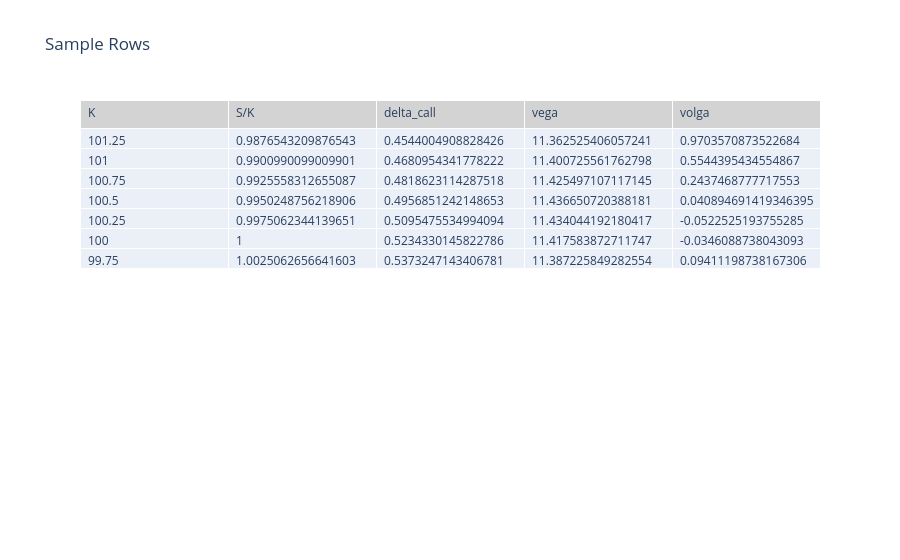

The notebook cell this image was saved under:
### Code cell
strikes = np.linspace(80, 120, 161)
rows = []

for k in strikes:
    delta_call = bs_delta(S, k, T, r, sigma, "call")
    vega = bs_vega(S, k, T, r, sigma)
    volga = bs_volga(S, k, T, r, sigma)

    rows.append(
        {
            "K": k,
            "S/K": S / k,
            "delta_call": delta_call,
            "vega": vega,
            "volga": volga,
        }
    )

df = pd.DataFrame(rows).sort_values("delta_call")

# Display a sample of the curve data centered on S=100
print("\nSample rows (sorted by call delta):")
sample_df = df[(df["delta_call"] > 0.45) & (df["delta_call"] < 0.55)]

fig_sample_table = go.Figure(
    data=[
        go.Table(
            header=dict(values=list(sample_df.columns), fill_color="lightgrey", align="left"),
            cells=dict(values=[sample_df[c] for c in sample_df.columns], align="left"),
        )
    ]
)
fig_sample_table.update_layout(title="Sample Rows")
fig_sample_table.show()

### Figure 1 — Plotly figure (JSON) as saved in the notebook; plotly's stock layout.template omitted (floating-point values rounded to 4 significant figures)
{"data": [{"cells": {"align": "left", "values": [[101.2, 101, 100.8, 100.5, 100.2, 100, 99.75], [0.9877, 0.9901, 0.9926, 0.995, 0.9975, 1, 1.003], [0.4544, 0.4681, 0.4819, 0.4957, 0.5095, 0.5234, 0.5373], [11.36, 11.4, 11.43, 11.44, 11.43, 11.42, 11.39], [0.9704, 0.5544, 0.2437, 0.04089, -0.05225, -0.03461, 0.09411]]}, "header": {"align": "left", "fill": {"color": "lightgrey"}, "values": ["K", "S/K", "delta_call", "vega", "volga"]}, "type": "table"}], "layout": {"title": {"text": "Sample Rows"}}}
